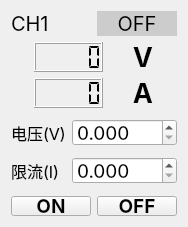
   <widget class="QWidget" name="layoutWidget">
    <property name="geometry">
     <rect>
      <x>10</x>
      <y>410</y>
      <width>160</width>
      <height>227</height>
     </rect>
    </property>
    <layout class="QVBoxLayout" name="verticalLayout">
     <property name="spacing">
      <number>6</number>
     </property>
     <item>
      <layout class="QHBoxLayout" name="horizontalLayout_2">
       <item>
        <widget class="QLabel" name="label_CH1">
         <property name="font">
          <font>
           <family>-apple-system</family>
           <pointsize>15</pointsize>
          </font>
         </property>
         <property name="text">
          <string>CH1</string>
         </property>
        </widget>
       </item>
       <item>
        <widget class="QLabel" name="label_CH1_ONOFF">
         <property name="font">
          <font>
           <family>-apple-system</family>
           <pointsize>15</pointsize>
          </font>
         </property>
         <property name="layoutDirection">
          <enum>Qt::LeftToRight</enum>
         </property>
         <property name="styleSheet">
          <string notr="true">background:rgb(204, 204, 204)</string>
         </property>
         <property name="frameShape">
          <enum>QFrame::Panel</enum>
         </property>
         <property name="frameShadow">
          <enum>QFrame::Raised</enum>
         </property>
         <property name="lineWidth">
          <number>0</number>
         </property>
         <property name="text">
          <string>OFF</string>
         </property>
         <property name="alignment">
          <set>Qt::AlignCenter</set>
         </property>
        </widget>
       </item>
      </layout>
     </item>
     <item>
      <layout class="QHBoxLayout" name="horizontalLayout_5">
       <item>
        <spacer name="horizontalSpacer">
         <property name="orientation">
          <enum>Qt::Horizontal</enum>
         </property>
         <property name="sizeType">
          <enum>QSizePolicy::Minimum</enum>
         </property>
         <property name="sizeHint" stdset="0">
          <size>
           <width>23</width>
           <height>20</height>
          </size>
         </property>
        </spacer>
       </item>
       <item>
        <widget class="QLCDNumber" name="lcdNumber_CH1_V">
         <property name="sizePolicy">
          <sizepolicy hsizetype="Minimum" vsizetype="Fixed">
           <horstretch>0</horstretch>
           <verstretch>0</verstretch>
          </sizepolicy>
         </property>
         <property name="minimumSize">
          <size>
           <width>0</width>
           <height>30</height>
          </size>
         </property>
         <property name="maximumSize">
          <size>
           <width>16777215</width>
           <height>30</height>
          </size>
         </property>
         <property name="font">
          <font>
           <family>-apple-system</family>
           <pointsize>12</pointsize>
           <weight>75</weight>
           <bold>true</bold>
           <underline>false</underline>
           <strikeout>false</strikeout>
          </font>
         </property>
         <property name="segmentStyle">
          <enum>QLCDNumber::Flat</enum>
         </property>
        </widget>
       </item>
       <item>
        <widget class="QLabel" name="label_5">
         <property name="sizePolicy">
          <sizepolicy hsizetype="Preferred" vsizetype="Fixed">
           <horstretch>0</horstretch>
           <verstretch>0</verstretch>
          </sizepolicy>
         </property>
         <property name="minimumSize">
          <size>
           <width>0</width>
           <height>30</height>
          </size>
         </property>
         <property name="maximumSize">
          <size>
           <width>16777215</width>
           <height>30</height>
          </size>
         </property>
         <property name="font">
          <font>
           <family>-apple-system</family>
           <pointsize>20</pointsize>
           <weight>75</weight>
           <bold>true</bold>
          </font>
         </property>
         <property name="text">
          <string>V</string>
         </property>
         <property name="alignment">
          <set>Qt::AlignCenter</set>
         </property>
        </widget>
       </item>
      </layout>
     </item>
     <item>
      <layout class="QHBoxLayout" name="horizontalLayout_6">
       <item>
        <spacer name="horizontalSpacer_2">
         <property name="orientation">
          <enum>Qt::Horizontal</enum>
         </property>
         <property name="sizeType">
          <enum>QSizePolicy::Minimum</enum>
         </property>
         <property name="sizeHint" stdset="0">
          <size>
           <width>23</width>
           <height>20</height>
          </size>
         </property>
        </spacer>
       </item>
       <item>
        <widget class="QLCDNumber" name="lcdNumber_CH1_I">
         <property name="sizePolicy">
          <sizepolicy hsizetype="Minimum" vsizetype="Fixed">
           <horstretch>0</horstretch>
           <verstretch>0</verstretch>
          </sizepolicy>
         </property>
         <property name="minimumSize">
          <size>
           <width>0</width>
           <height>30</height>
          </size>
         </property>
         <property name="maximumSize">
          <size>
           <width>16777215</width>
           <height>30</height>
          </size>
         </property>
         <property name="font">
          <font>
           <family>-apple-system</family>
           <pointsize>12</pointsize>
           <weight>75</weight>
           <bold>true</bold>
           <underline>false</underline>
           <strikeout>false</strikeout>
          </font>
         </property>
         <property name="segmentStyle">
          <enum>QLCDNumber::Flat</enum>
         </property>
        </widget>
       </item>
       <item>
        <widget class="QLabel" name="label_6">
         <property name="sizePolicy">
          <sizepolicy hsizetype="Preferred" vsizetype="Fixed">
           <horstretch>0</horstretch>
           <verstretch>0</verstretch>
          </sizepolicy>
         </property>
         <property name="minimumSize">
          <size>
           <width>0</width>
           <height>30</height>
          </size>
         </property>
         <property name="maximumSize">
          <size>
           <width>16777215</width>
           <height>30</height>
          </size>
         </property>
         <property name="font">
          <font>
           <family>-apple-system</family>
           <pointsize>20</pointsize>
           <weight>75</weight>
           <bold>true</bold>
          </font>
         </property>
         <property name="text">
          <string>A</string>
         </property>
         <property name="alignment">
          <set>Qt::AlignCenter</set>
         </property>
        </widget>
       </item>
      </layout>
     </item>
     <item>
      <layout class="QFormLayout" name="formLayout_2">
       <item row="0" column="0">
        <widget class="QLabel" name="label">
         <property name="sizePolicy">
          <sizepolicy hsizetype="Expanding" vsizetype="Expanding">
           <horstretch>0</horstretch>
           <verstretch>0</verstretch>
          </sizepolicy>
         </property>
         <property name="font">
          <font>
           <family>-apple-system</family>
           <pointsize>12</pointsize>
          </font>
         </property>
         <property name="text">
          <string>电压(V)</string>
         </property>
        </widget>
       </item>
       <item row="0" column="1">
        <widget class="QDoubleSpinBox" name="doubleSpinBox_CH1_setV">
         <property name="sizePolicy">
          <sizepolicy hsizetype="Expanding" vsizetype="Expanding">
           <horstretch>0</horstretch>
           <verstretch>0</verstretch>
          </sizepolicy>
         </property>
         <property name="minimumSize">
          <size>
           <width>0</width>
           <height>27</height>
          </size>
         </property>
         <property name="maximumSize">
          <size>
           <width>16777215</width>
           <height>27</height>
          </size>
         </property>
         <property name="font">
          <font>
           <family>-apple-system</family>
           <pointsize>14</pointsize>
          </font>
         </property>
         <property name="decimals">
          <number>3</number>
         </property>
        </widget>
       </item>
       <item row="1" column="0">
        <widget class="QLabel" name="label_2">
         <property name="sizePolicy">
          <sizepolicy hsizetype="Expanding" vsizetype="Expanding">
           <horstretch>0</horstretch>
           <verstretch>0</verstretch>
          </sizepolicy>
         </property>
         <property name="font">
          <font>
           <family>-apple-system</family>
           <pointsize>12</pointsize>
          </font>
         </property>
         <property name="text">
          <string>限流(I)</string>
         </property>
        </widget>
       </item>
       <item row="1" column="1">
        <widget class="QDoubleSpinBox" name="doubleSpinBox_CH1_setI">
         <property name="sizePolicy">
          <sizepolicy hsizetype="Expanding" vsizetype="Expanding">
           <horstretch>0</horstretch>
           <verstretch>0</verstretch>
          </sizepolicy>
         </property>
         <property name="minimumSize">
          <size>
           <width>0</width>
           <height>27</height>
          </size>
         </property>
         <property name="maximumSize">
          <size>
           <width>16777215</width>
           <height>27</height>
          </size>
         </property>
         <property name="font">
          <font>
           <family>-apple-system</family>
           <pointsize>14</pointsize>
          </font>
         </property>
         <property name="decimals">
          <number>3</number>
         </property>
        </widget>
       </item>
      </layout>
     </item>
     <item>
      <layout class="QHBoxLayout" name="horizontalLayout_11">
       <item>
        <widget class="QPushButton" name="pushButton_CH1_ON">
         <property name="sizePolicy">
          <sizepolicy hsizetype="Preferred" vsizetype="Fixed">
           <horstretch>0</horstretch>
           <verstretch>0</verstretch>
          </sizepolicy>
         </property>
         <property name="minimumSize">
          <size>
           <width>0</width>
           <height>20</height>
          </size>
         </property>
         <property name="maximumSize">
          <size>
           <width>16777215</width>
           <height>20</height>
          </size>
         </property>
         <property name="font">
          <font>
           <family>-apple-system</family>
           <pointsize>14</pointsize>
           <weight>75</weight>
           <bold>true</bold>
           <underline>false</underline>
           <strikeout>false</strikeout>
          </font>
         </property>
         <property name="text">
          <string>ON</string>
         </property>
        </widget>
       </item>
       <item>
        <widget class="QPushButton" name="pushButton_CH1_OFF">
         <property name="sizePolicy">
          <sizepolicy hsizetype="Preferred" vsizetype="Fixed">
           <horstretch>0</horstretch>
           <verstretch>0</verstretch>
          </sizepolicy>
         </property>
         <property name="minimumSize">
          <size>
           <width>0</width>
           <height>20</height>
          </size>
         </property>
         <property name="maximumSize">
          <size>
           <width>16777215</width>
           <height>20</height>
          </size>
         </property>
         <property name="font">
          <font>
           <family>-apple-system</family>
           <pointsize>14</pointsize>
           <weight>75</weight>
           <bold>true</bold>
           <underline>false</underline>
           <strikeout>false</strikeout>
          </font>
         </property>
         <property name="text">
          <string>OFF</string>
         </property>
        </widget>
       </item>
      </layout>
     </item>
    </layout>
   </widget>
